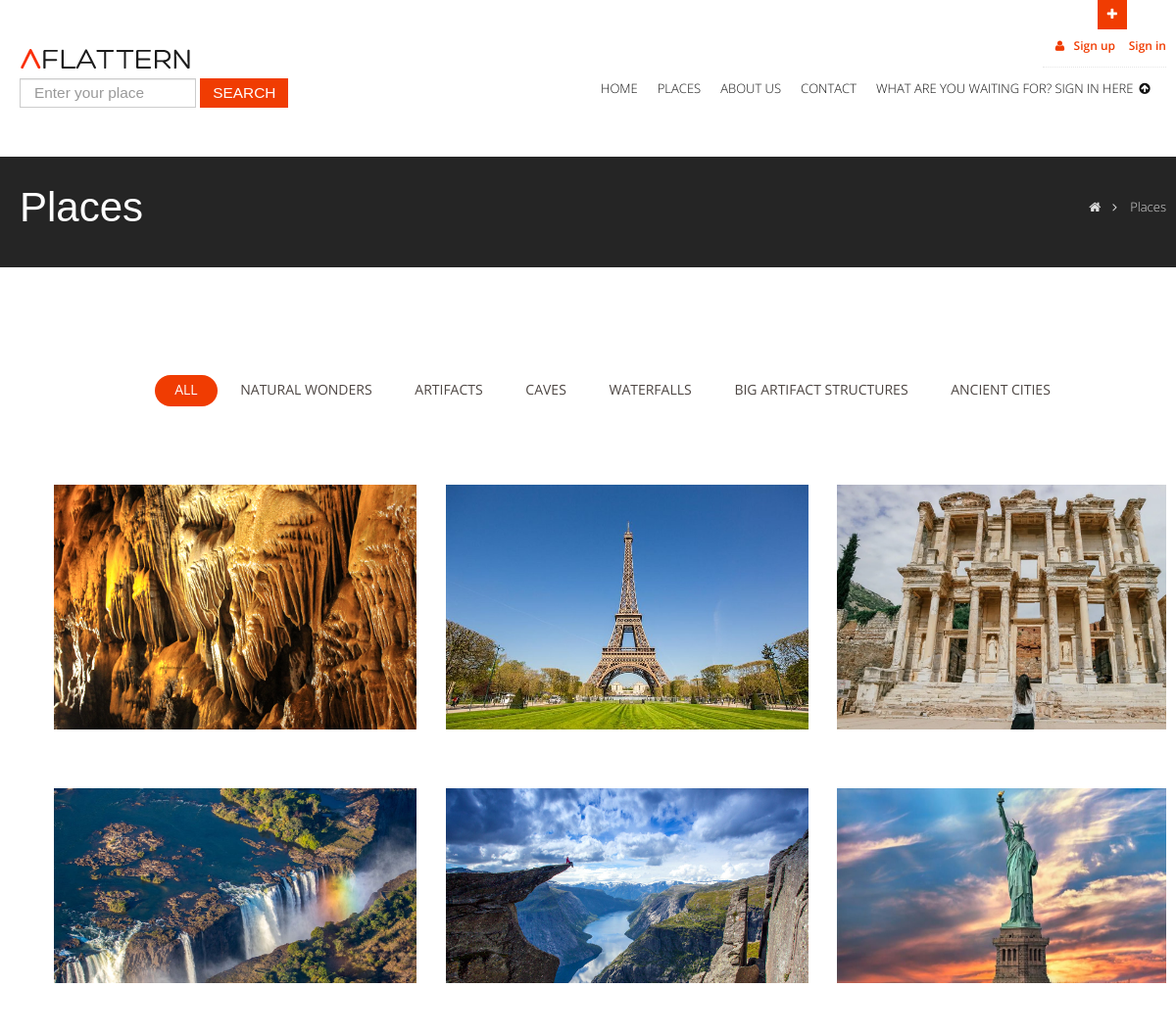
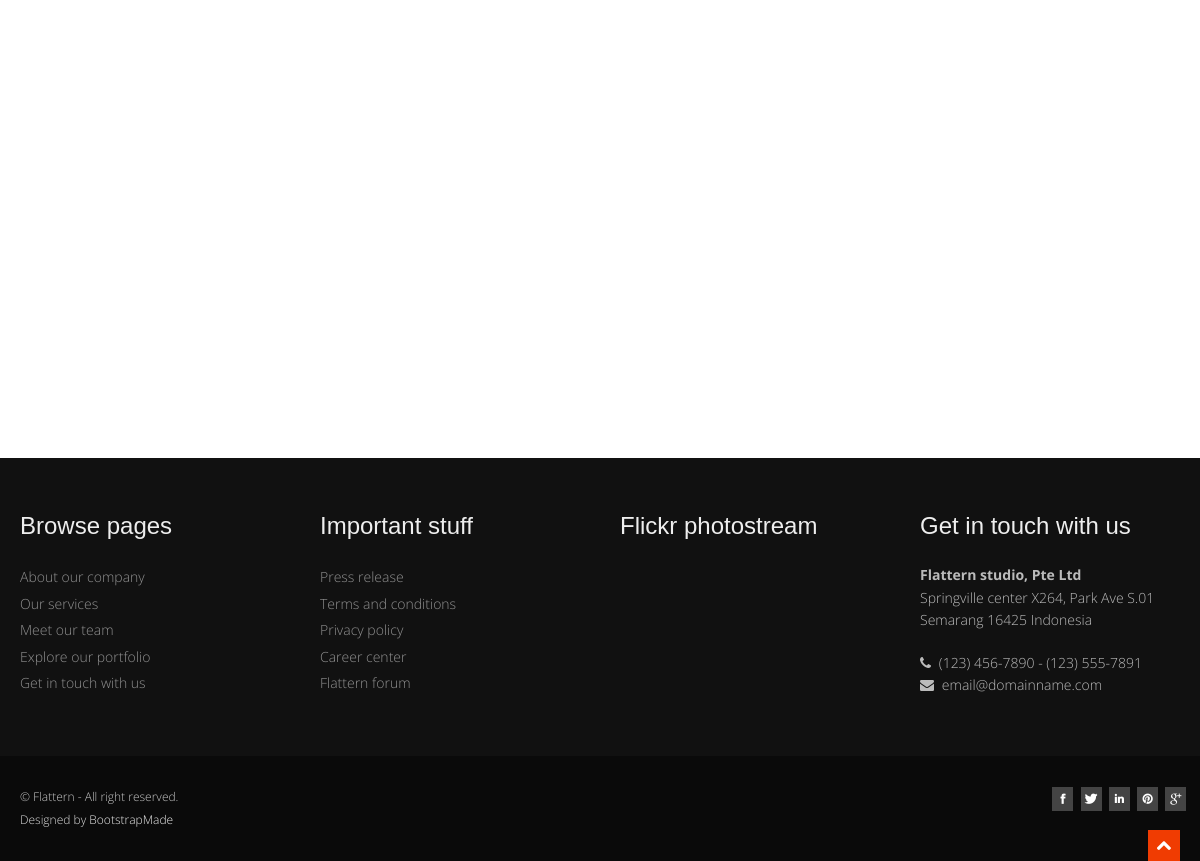
Page /place on the committed database (2 pictures, top to bottom).
### place/models.py (models this page shows, shortened)
class Category(MPTTModel):
	STATUS=(
		('True','Active'),
		('False','Inactive'),
	)
	title= models.CharField(max_length=100)
	keywords=models.CharField(max_length=255)
	description=models.CharField(max_length=255)
	image=models.ImageField(blank=True,upload_to='images/')
	status=models.CharField(max_length=10, choices=STATUS)
	slug=models.SlugField(null=False, unique=True)
	parent=TreeForeignKey('self',blank=True,null=True,related_name='children', on_delete=models.CASCADE)
	created_at=models.DateTimeField(auto_now_add=True)
	updated_at=models.DateTimeField(auto_now=True)
	class MPTTMeta:
		order_insertion_by=['title']
	def image_tag(self):
		return mark_safe('<img src="{}" height="50" />'.format(self.image.url))
	image_tag.short_description='Image'

class Place(models.Model):
	STATUS=(
		('True', 'Active'),
		('False', 'Inactive')
	)
	category=models.ForeignKey(Category, on_delete=models.CASCADE) #Relationship with Category Table
	title=models.CharField(max_length=150)
	keywords=models.CharField(max_length=255)
	description=models.CharField(max_length=255)
	image=models.ImageField(blank=True, upload_to='images/')
	detail=RichTextUploadingField()
	slug=models.SlugField(null=False, unique=True)
	status=models.CharField(max_length=25,choices=STATUS)
	created_at=models.DateTimeField(auto_now_add=True)
	updated_at=models.DateTimeField(auto_now=True)
	def image_tag(self):
		return mark_safe('<img src="{}" height="50" />'.format(self.image.url))
	image_tag.short_description='Image'

### home/views.py (the view)
# urls.py: path('place', views.place, name="place"),
def place(request):
	categories=Category.objects.all()
	places=Place.objects.all()
	content={'categories' : categories, 'places':places}
	return render(request, 'place.html', content)

### home/templates/place.html (shortened to what this page needs)
{% extends 'homebase.html' %}
{% block inner_headline %}
<section id="inner-headline">
    <div class="container">
        <div class="row">
            <div class="span4">
                <div class="inner-heading">
                    <h2>Places</h2>
                </div>
            </div>
            <div class="span8">
                <ul class="breadcrumb">
                    <li><a href="/"><i class="icon-home"></i></a><i class="icon-angle-right"></i></li>
                    <li class="active">Places</li>
                </ul>
            </div>
        </div>
    </div>
</section>
{% endblock %}
{% block main_content %}
<section id="portfolio" class="portfolio">
    <div class="container">
        <div class="row" data-aos="fade-up">
            <div class="col-lg-12 d-flex justify-content-center">
                <ul id="portfolio-flters">
                    <li data-filter="*" class="filter-active">All</li>
                    {% for category in categories %}
                    <li data-filter=".filter-{{ category.id }}">{{ category.title }}</li>
                    {% endfor %}
                </ul>
            </div>
        </div>
        <div class="row portfolio-container" data-aos="fade-up">
            {% for place in places %}
            <div style="width: 100%;" class="portfolio">
                <div style="max-width: 30.8%" class="col-lg-4 col-md-4 portfolio-item filter-{{ place.category_id }}">
                    <li class="item-thumbs span4 design" style="list-style: none;">
                        <img style="height: 250px; width: 500px;" src="{{ place.image.url }}" class="img-fluid" alt=""></li>
                </div>
            </div>
            {% endfor %}
        </div>
</section>
{% endblock %}
{% block css %}
<link href="/static/django_website/assets/vendor/boxicons/css/boxicons.min.css" rel="stylesheet">
<link href="/static/django_website/assets/vendor/venobox/venobox.css" rel="stylesheet">
<link href="/static/django_website/assets/vendor/aos/aos.css" rel="stylesheet">
<link href="/static/django_website/assets/css/style.css" rel="stylesheet">
{% endblock %}

### home/static/css/style.css (style rules this page uses)
body { font-family: 'Open Sans', Arial, sans-serif; font-size: 14px; font-weight: 300; line-height: 1.6em; color: #656565; }
.container { padding: 0 20px 0 20px; position: relative; }
.row, .row-fluid { margin-bottom: 30px; }
#content img { max-width: 100%; height: auto; }
#inner-headline { background: #252525; position: relative; margin: 0; padding: 0; color: #fefefe; }
#inner-headline .inner-heading h2 { color: #fff; margin: 20px 0 0 0; }
#inner-headline ul.breadcrumb { margin: 30px 0 0; float: right; }
#inner-headline ul.breadcrumb li { margin-bottom: 0; padding-bottom: 0; }
#inner-headline ul.breadcrumb li { font-size: 13px; color: #ddd; }
#inner-headline ul.breadcrumb li i { color: #dedede; }
#inner-headline ul.breadcrumb li a { color: #fff; }
.item-thumbs { position: relative; overflow: hidden; margin-bottom: 30px; cursor: pointer; }

### home/static/skins/default.css (style rules this page uses)
a, a:hover,a:focus,a:active, footer a.text-link:hover, strike, footer ul.link-list li a:hover, .post-meta span a:hover, footer a.text-link, ul.meta-post li a:hover, ul.cat li a:hover, ul.recent li h6 a:hover, ul.portfolio-categ li.active a, ul.portfolio-categ li.active a:hover, ul.portfolio-categ li a:hover,ul.related-post li h4 a:hover, span.highlight,article .post-heading h3 a:hover, .navbar .nav > .active > a,.navbar .nav > .active > a:hover,.navbar .nav > li > a:hover,.navbar .nav > li > a:focus,.navbar .nav > .active > a:focus, .validation { color:#F03C02; }

### home/static/assets/css/style.css (style rules this page uses)
body { font-family: "Open Sans", sans-serif; color: #4d4643; }
a { color: #f03c02; }
h1, h2, h3, h4, h5, h6 { font-family: "Muli", sans-serif; }
section { padding: 60px 0; overflow: hidden; }
.portfolio #portfolio-flters { padding: 0; margin: 0 auto 50px auto; list-style: none; text-align: center; }
.portfolio #portfolio-flters li { cursor: pointer; display: inline-block; padding: 8px 20px 10px 20px; font-size: 14px; font-weight: 400; line-height: 1; text-transform: uppercase; color: #4d4643; transition: all 0.3s; border-radius: 50px; }
.portfolio #portfolio-flters li:hover, .portfolio #portfolio-flters li.filter-active { color: #fff; background: #f03c02; }
.portfolio #portfolio-flters li:last-child { margin-right: 0; }
.portfolio .portfolio-item { margin-bottom: 30px; }

### home/static/css/overwrite.css (style rules this page uses)
h1, h2, h3, h4, h5, h6 { font-family: 'Open Sans', sans-serif; color:#353535; font-weight:300; line-height:1.5em; margin-top:0; }
h2 { font-size:42px; margin-bottom:22px; }
ul, ol { padding: 0; margin: 0 0 10px 25px; }
li { line-height: 1.6em; }
.breadcrumb { float:left; padding:10px 0 10px 0; margin:0; list-style: none; background: none; -webkit-border-radius: 0; -moz-border-radius: 0; border-radius: 0; }
.breadcrumb > li { display: inline-block; *display: inline; text-shadow: none; font-size:12px; *zoom: 1; margin:0; }
.breadcrumb > .active { color: #797979; }

### rows in the picture
Category: title "NATURAL WONDERS"
Category: title "ARTIFACTS"
Category: title "CAVES"
Category: title "WATERFALLS"
Category: title "BIG ARTIFACT STRUCTURES"
Category: title "ANCIENT CITIES"
Place: image (picture)
Place: image (picture)
Place: image (picture)
Place: image (picture)
Place: image (picture)
Place: image (picture)
Place: image (picture)
Place: image (picture)
